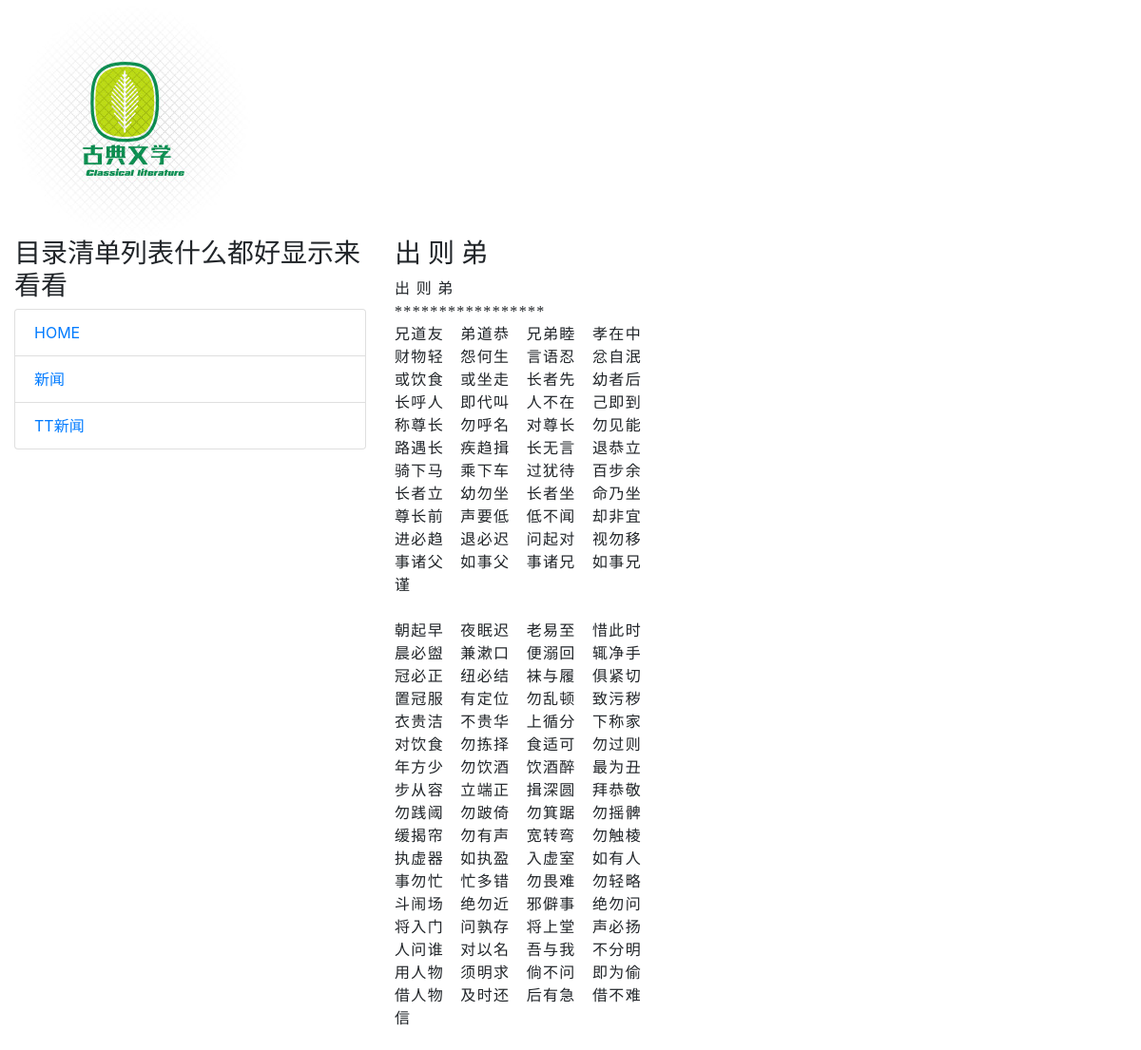
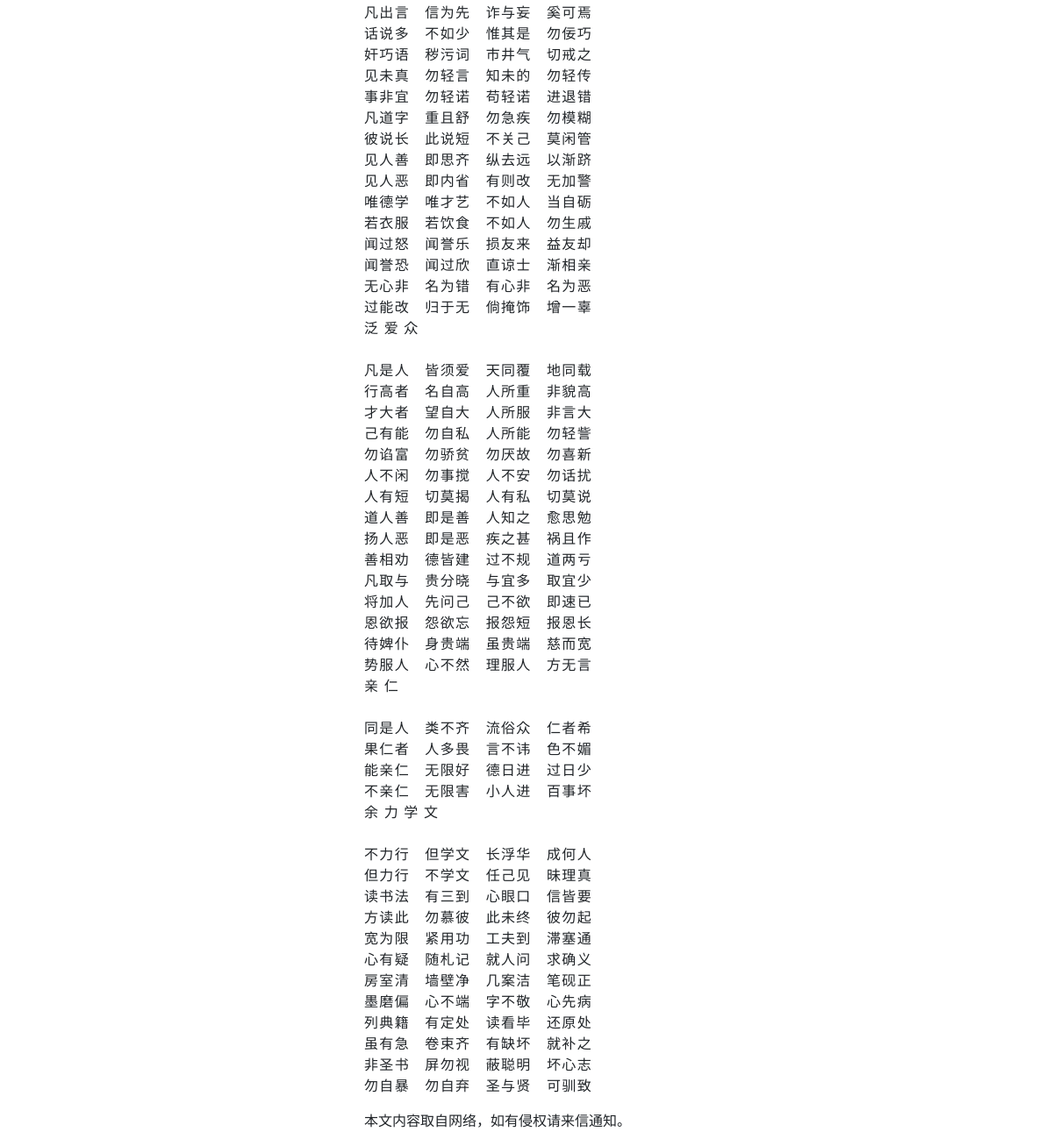
The page /post/testcode/ on the database its author committed (2 pictures, top to bottom).
### mainsite/models.py (models this page shows, shortened)
class Post(models.Model):
    title = models.CharField(max_length=200)
    slug = models.CharField(max_length=200)
    body = models.TextField()
    pub_date = models.DateTimeField(default=timezone.now)
    class Meta:
        ordering = ('-pub_date',)

### mainsite/views.py (the view)
# urls.py: path('post/<slug:slug>/',showpost)
def showpost(request,slug):
    try:
        post = Post.objects.get(slug = slug)
        if post != None:
            return render (request, 'post.html', locals())
    except:
        return redirect('/')

### templates/post.html (shortened to what this page needs)
{% extends 'base.html' %}
{% block headmessage %}
    <h3 style='font-family:微软雅黑;'>{{ post.title }} </h3>
{% endblock %}
{% block content %}
        <p style='font-family:微软雅黑;font-size:12pt;letter-spacing:1pt;'>
	    {{ post.body | safe }}
	</p>
{% endblock %}

### rows shown on the page
Post: title "出 则 弟", body "出 则 弟 ***************** 兄道友 弟道恭 兄弟睦 孝在中 财物轻 怨何生 言语忍 忿自泯 或饮食 或坐走 长者先 幼者后 长呼人 即代叫 人不在 己即到 称尊长 勿呼名 对尊长 勿见能 路遇长 疾趋揖 长无言 退恭立 骑下马 乘下车 过犹待 百步余 长者立 幼勿坐 长者坐 命乃坐 尊长前 声要低 低不闻 却非宜 进必趋 退必迟 问起对 视勿移 事诸父 如事父 事诸兄 如事兄 谨 朝起早 夜眠迟 老易至 惜此时 晨必盥 兼漱口 便溺回 辄净手 冠必正 纽必结 袜与履 俱紧切 置冠服 有定位 勿乱顿 致污秽 衣贵洁 不贵华 上循分 下称家 对饮食 勿拣择 食适可 勿过则 年方少 勿饮酒 饮酒醉 最为丑 步从容 立端正 揖深圆 拜恭敬 勿践阈 勿跛倚 勿箕踞 勿摇髀 缓揭帘 勿有声 宽转弯 勿触棱 执虚器 如执盈 入虚室 如有人 事勿忙 忙多错 勿畏难 勿轻略 斗闹场 绝勿近 邪僻事 绝勿问 将入门 问孰存 将上堂 声必扬 人问谁 对以名 吾与我 不分明 用人物 须明求 倘不问 即为偷 借人物 及时还 后有急 借不难 信 凡出言 信为先 诈与妄 奚可焉 话说多 不如少 惟其是 勿佞巧 奸巧语 秽污词 市井气 切戒之 见未真 勿轻言 知未的 勿轻传 事非宜 勿轻诺 苟轻诺 进退错 凡道字 重且舒 勿急疾 勿模糊 彼说长 此说短 不关己 莫闲管 见人善 即思齐 纵去远 以渐跻 见人恶 即内省 有则改 无加警 唯德学 唯才艺 不如人 当自砺 若衣服 若饮食 不如人 勿生戚 闻过怒 闻誉乐 损友来 益友却 闻誉恐 闻过欣 直谅士 渐相亲 无心非 名为错 有心非 名为恶…"
